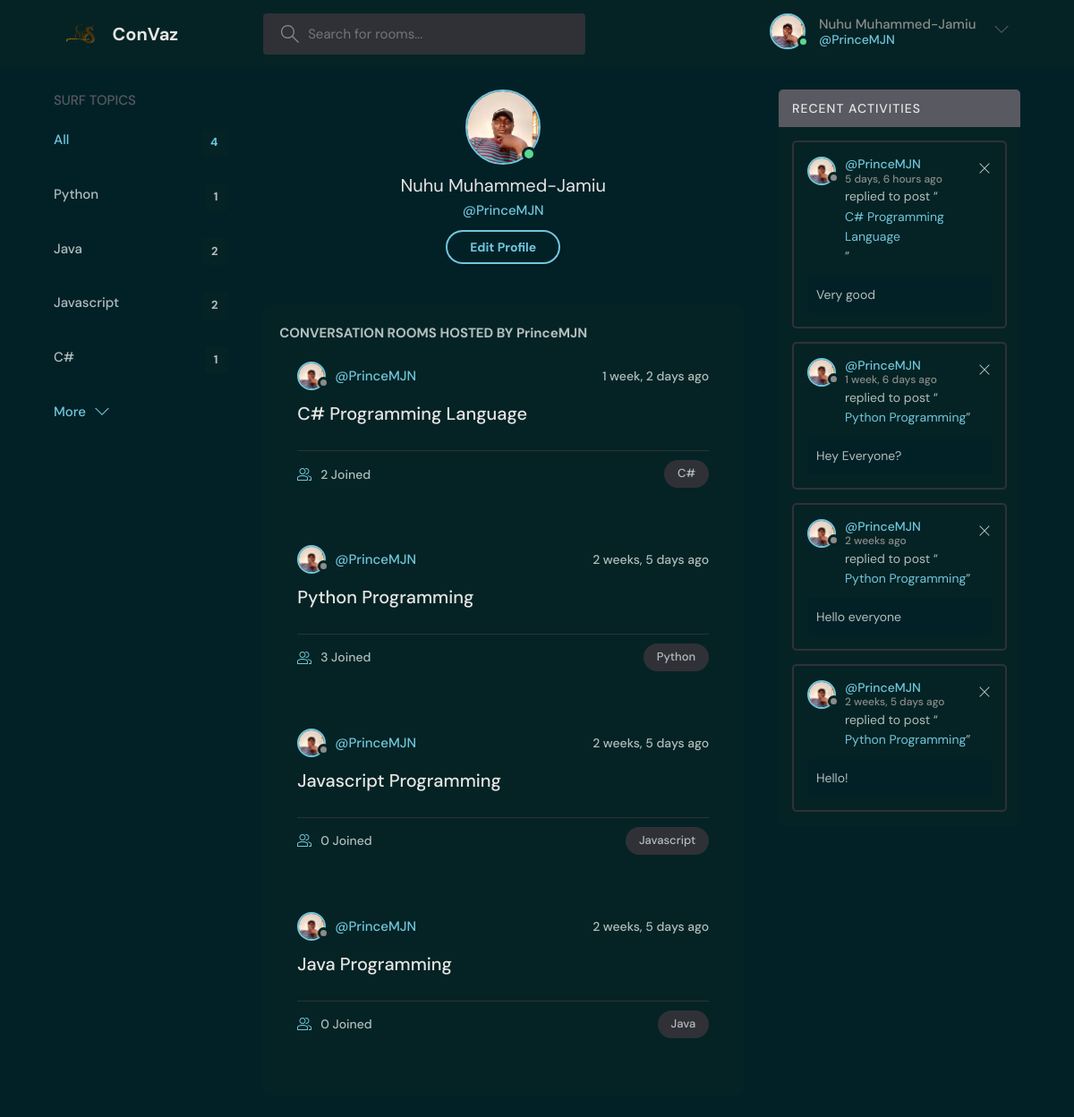
/profile/1/ (signed in), run on the app's committed database.
### discus/models.py (models this page shows, shortened)
class Profile(models.Model):
    user = models.OneToOneField(User, on_delete=models.CASCADE)
    profile_picture = models.ImageField(upload_to='profile_pics/', blank=True, null = True)

class Topic(models.Model):
    name = models.CharField(max_length = 200)

class Room(models.Model):
    host = models.ForeignKey(User, on_delete = models.SET_NULL, null = True)
    topic = models.ForeignKey(Topic, on_delete = models.SET_NULL, null = True)
    name = models.CharField(max_length = 200)
    description = models.TextField(null = True, blank = True)
    participants = models.ManyToManyField(User, related_name = 'participants', blank = True)
    updated = models.DateTimeField(auto_now = True)
    created = models.DateTimeField(auto_now_add = True)
    class Meta:
        ordering = ['-updated', '-created']

class Message(models.Model):
    user = models.ForeignKey(User, on_delete = models.CASCADE)
    room = models.ForeignKey(Room, on_delete = models.CASCADE)
    body = models.TextField()
    updated = models.DateTimeField(auto_now = True)
    created = models.DateTimeField(auto_now_add = True)
    class Meta:
        ordering = ['-updated', '-created']

### discus/views.py (the view)
# urls.py: path('profile/<str:pk>/', views.user_profile, name="profile"),
@login_required(login_url='login')
def user_profile(request, pk):
    user = User.objects.get(id=pk)
    profile_img = Profile.objects.all()
    rooms = user.room_set.all()
    room_messages = user.message_set.all()
    topics = Topic.objects.all()
    context = {'user': user, 'rooms':rooms, 'room_messages':room_messages,
    'topics':topics, 'profile_img':profile_img}
    return render(request, 'discus/profile.html', context)

### discus/templates/discus/profile.html (shortened to what this page needs)
{% extends 'main.html' %}
{% block content %}
  <main class="profile-page layout layout--3">
    <div class="container">
      {% include 'discus/topic_component.html' %}
      <div class="roomList">
        <div class="profile">
          <div class="profile__avatar">
            <div class="avatar avatar--large active">
              {% if user.profile.profile_picture.url is not empty%}
              <img src="{{user.profile.profile_picture.url }}" />
              {% else %}
              <img src="" />
              {% endif %}
            </div>
          </div>
          <div class="profile__info">
            {% if request.user.first_name is not empty %}
            <h3>{{user.first_name}} {{user.last_name}}</h3>
            <p>@{{user.username}}</p>
            {% else %}
            <h3>{{user.username}}</h3>
            <p>@{{user.username}}</p>
            {% endif %}
            {% if request.user == user %}
            <a href="{% url 'edit-user' %}" class="btn btn--main btn--pill">Edit Profile</a>
            {% endif %}
          </div>
        </div>
        <div class="roomListRoom">
          <div>
            <h2><span>CONVERSATION ROOMS HOSTED BY {{user.username}}</span>
            </h2>
          </div>
          {% include 'discus/feed_component.html' %}
        </div>
      </div>
      {% include 'discus/activity_component.html'%}
    </div>
  </main>
{% endblock content %}

### template/main.html (shortened to what this page needs)
<!DOCTYPE html>
{% load static %}
<html lang="en">
  <head>
    <link rel="stylesheet" href="{% static 'styles/style.css' %}" />
  </head>
  <body>
    {% include 'navbar.html' %}
    {% block content %}
    {% endblock%}
</body>
  </body>
</html>

### template/navbar.html (shortened to what this page needs)
{% load static %}
<header class="header header--loggedIn">
   <div class="container">
     <a href="{% url 'home' %}" class="header__logo">
       <img src="{% static 'images/assets/convas2.png' %}" />
       <h1>ConVaz</h1>
     </a>
     <form class="header__search" method="GET" action="{% url 'home' %}">
       <label>
         <input name="qu" placeholder="Search for rooms..." />
       </label>
     </form>
     <nav class="header__menu">
       {% if request.user.is_authenticated %}
       <div class="header__user">
         <a href="{% url 'profile' user.id %}">
           <div class="avatar avatar--medium active">
            {% if user.profile.profile_picture.url is not empty%}
             <img src="{{user.profile.profile_picture.url }}" />
             {% else %}
             <img src="" />
             {% endif %}
           </div>
           {% if user.first_name is not empty %}
           <p>{{request.user.first_name}} {{request.user.last_name}}
            <span>@{{request.user.username}}</span></p>
           {% else %}
            <p>{{request.user.usernamename}}
              <span>@{{request.user.username}}</span></p>
            {%endif %}
         </a>
         <button class="dropdown-button">
           <svg version="1.1" xmlns="http://www.w3.org/2000/svg" width="32" height="32" viewBox="0 0 32 32">
             <title>chevron-down</title>
             <path d="M16 21l-13-13h-3l16 16 16-16h-3l-13 13z"></path>
           </svg>
         </button>
       </div>
       {% else %}
       <a href="{% url 'login' %}">
         <img src="{% static 'images/avatar.svg' %}" />
         <p>Login</p>
       </a>
       {% endif %}
     </nav>
   </div>
 </header>

### discus/templates/discus/topic_component.html
<div class="topics">
    <div class="topics__header">
      <h2>Surf Topics</h2>
    </div>
    <ul class="topics__list">
      <li>
        <a href="{% url 'home' %}" class="active">All <span>{{topics.count}}</span></a>
      </li>
      {% for topic in topics %}
      <li>
        <a href="{% url 'home' %}?qu={{topic.name}}">{{topic.name}}<span>{{topic.room_set.all.count}}</span></a>
      </li>
      {% endfor %}
    </ul>
    <a class="btn btn--link" href="{% url 'topics' %}">
      More
      <svg version="1.1" xmlns="http://www.w3.org/2000/svg" width="32" height="32" viewBox="0 0 32 32">
        <title>chevron-down</title>
        <path d="M16 21l-13-13h-3l16 16 16-16h-3l-13 13z"></path>
      </svg>
    </a>
  </div>

### discus/templates/discus/feed_component.html
{% load static %}
{% for room in rooms %}
<div class="roomListRoom">
    <div class="roomListRoom__header">
      <a href="{% url 'profile' room.host.id %}" class="roomListRoom__author">
        <div class="avatar avatar--small">
          {% if room.host.profile.profile_picture.url is not empty%}
              <img src="{{room.host.profile.profile_picture.url }}" />
              {% else %}
              <img src="{% static 'images/avatar.svg' %}" />
              {% endif %}
        </div>
        <span>@{{room.host.username}}</span>
      </a>
      <div class="roomListRoom__actions">
        <span>{{room.created|timesince}} ago</span>
      </div>
    </div>
    <div class="roomListRoom__content">
      <a href="{% url 'room' room.id %}">{{room.name}}</a>
    </div>
    <div class="roomListRoom__meta">
      <a href="{% url 'room' room.id %}" class="roomListRoom__joined">
        <svg version="1.1" xmlns="http://www.w3.org/2000/svg" width="32" height="32" viewBox="0 0 32 32">
          <title>{{room.name}}</title>
          <path
            d="M30.539 20.766c-2.69-1.547-5.75-2.427-8.92-2.662 0.649 0.291 1.303 0.575 1.918 0.928 0.715 0.412 1.288 1.005 1.71 1.694 1.507 0.419 2.956 1.003 4.298 1.774 0.281 0.162 0.456 0.487 0.456 0.85v4.65h-4v2h5c0.553 0 1-0.447 1-1v-5.65c0-1.077-0.56-2.067-1.461-2.584z"
          ></path>
          <path
            d="M22.539 20.766c-6.295-3.619-14.783-3.619-21.078 0-0.901 0.519-1.461 1.508-1.461 2.584v5.65c0 0.553 0.447 1 1 1h22c0.553 0 1-0.447 1-1v-5.651c0-1.075-0.56-2.064-1.461-2.583zM22 28h-20v-4.65c0-0.362 0.175-0.688 0.457-0.85 5.691-3.271 13.394-3.271 19.086 0 0.282 0.162 0.457 0.487 0.457 0.849v4.651z"
          ></path>
          <path
            d="M19.502 4.047c0.166-0.017 0.33-0.047 0.498-0.047 2.757 0 5 2.243 5 5s-2.243 5-5 5c-0.168 0-0.332-0.030-0.498-0.047-0.424 0.641-0.944 1.204-1.513 1.716 0.651 0.201 1.323 0.331 2.011 0.331 3.859 0 7-3.141 7-7s-3.141-7-7-7c-0.688 0-1.36 0.131-2.011 0.331 0.57 0.512 1.089 1.075 1.513 1.716z"
          ></path>
          <path
            d="M12 16c3.859 0 7-3.141 7-7s-3.141-7-7-7c-3.859 0-7 3.141-7 7s3.141 7 7 7zM12 4c2.757 0 5 2.243 5 5s-2.243 5-5 5-5-2.243-5-5c0-2.757 2.243-5 5-5z"
          ></path>
        </svg>
        {{room.participants.all.count}} Joined
      </a>
      <p class="roomListRoom__topic">{{room.topic.name}}</p>
    </div>
  </div>
{% endfor %}

### discus/templates/discus/activity_component.html
{% load static %}
<div class="activities">
    <div class="activities__header">
      <h2>Recent Activities</h2>
    </div>
    {% for message in room_messages %}
    <div class="activities__box">
      <div class="activities__boxHeader roomListRoom__header">
        <a href="{% url 'profile' message.user.id %}" class="roomListRoom__author">
          <div class="avatar avatar--small">
            {% if message.user.profile.profile_picture.url is not empty%}
              <img src="{{message.user.profile.profile_picture.url }}" />
              {% else %}
              <img src="{% static 'images/avatar.svg' %}" />
              {% endif %}
          </div>
          <p>
            @{{message.user}}
            <span>{{message.created|timesince}} ago</span>
          </p>
        </a>
        {% if request.user == message.user %}
        <div class="roomListRoom__actions">
          <a href="{% url 'delete-message' message.id %}">
            <svg version="1.1" xmlns="http://www.w3.org/2000/svg" width="32" height="32" viewBox="0 0 32 32">
              <title>delete-message</title>
              <path
                d="M27.314 6.019l-1.333-1.333-9.98 9.981-9.981-9.981-1.333 1.333 9.981 9.981-9.981 9.98 1.333 1.333 9.981-9.98 9.98 9.98 1.333-1.333-9.98-9.98 9.98-9.981z"
              ></path>
            </svg>
          </a>
        </div>
        {% endif %}
      </div>
      <div class="activities__boxContent">
        <p>replied to post “<a href="{% url 'room' message.room.id %}">{{message.room.name}}</a>”</p>
        <div class="activities__boxRoomContent">
           {{message.body}}
           </div>
      </div>
    </div>
    {% endfor %}
  </div>

### data on the page
Topic: name "Python", room_set.all.count "1"
Topic: name "Java", room_set.all.count "2"
Topic: name "Javascript", room_set.all.count "2"
Topic: name "C#", room_set.all.count "1"
Room: host.profile.profile_picture (picture), host.username "PrinceMJN", created "1 week, 2 days", name "C# Programming Language", participants.all.count "2", topic.name "C#"
Room: host.profile.profile_picture (picture), host.username "PrinceMJN", created "2 weeks, 5 days", name "Python Programming", participants.all.count "3", topic.name "Python"
Room: host.profile.profile_picture (picture), host.username "PrinceMJN", created "2 weeks, 5 days", name "Javascript Programming", participants.all.count "0", topic.name "Javascript"
Room: host.profile.profile_picture (picture), host.username "PrinceMJN", created "2 weeks, 5 days", name "Java Programming", participants.all.count "0", topic.name "Java"
Message: user.profile.profile_picture (picture), user "PrinceMJN", created "5 days, 6 hours", room.name "C# Programming Language", body "Very good"
Message: user.profile.profile_picture (picture), user "PrinceMJN", created "1 week, 6 days", room.name "Python Programming", body "Hey Everyone?"
Message: user.profile.profile_picture (picture), user "PrinceMJN", created "2 weeks", room.name "Python Programming", body "Hello everyone"
Message: user.profile.profile_picture (picture), user "PrinceMJN", created "2 weeks, 5 days", room.name "Python Programming", body "Hello!"

### other printed values
{{ request.user.first_name }} "Nuhu"
{{ request.user.last_name }} "Muhammed-Jamiu"
{{ request.user.username }} "PrinceMJN"
{{ topics.count }} "4"
{{ user.first_name }} "Nuhu"
{{ user.last_name }} "Muhammed-Jamiu"
{{ user.username }} "PrinceMJN"
